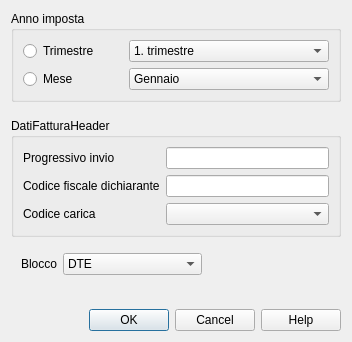
<?xml version="1.0" encoding="UTF-8"?>
<ui version="4.0">
 <class>ItalianInvoiceDataDialog</class>
 <widget class="QDialog" name="ItalianInvoiceDataDialog">
  <property name="geometry">
   <rect>
    <x>0</x>
    <y>0</y>
    <width>352</width>
    <height>342</height>
   </rect>
  </property>
  <property name="windowTitle">
   <string notr="true">Comunicazione Dati fatture</string>
  </property>
  <layout class="QVBoxLayout" name="verticalLayout_3">
   <item>
    <widget class="QGroupBox" name="periodoGroupBox">
     <property name="title">
      <string notr="true">Anno imposta</string>
     </property>
     <layout class="QVBoxLayout" name="verticalLayout">
      <item>
       <layout class="QGridLayout" name="gridLayout_2">
        <item row="0" column="0">
         <widget class="QRadioButton" name="trimestreRadioButton">
          <property name="text">
           <string notr="true">Trimestre</string>
          </property>
         </widget>
        </item>
        <item row="1" column="1">
         <widget class="QComboBox" name="meseComboBox">
          <property name="sizePolicy">
           <sizepolicy hsizetype="Expanding" vsizetype="Fixed">
            <horstretch>0</horstretch>
            <verstretch>0</verstretch>
           </sizepolicy>
          </property>
          <property name="minimumSize">
           <size>
            <width>110</width>
            <height>0</height>
           </size>
          </property>
          <item>
           <property name="text">
            <string notr="true">Gennaio</string>
           </property>
          </item>
          <item>
           <property name="text">
            <string notr="true">Febbraio</string>
           </property>
          </item>
          <item>
           <property name="text">
            <string notr="true">Marzo</string>
           </property>
          </item>
          <item>
           <property name="text">
            <string notr="true">Aprile</string>
           </property>
          </item>
          <item>
           <property name="text">
            <string notr="true">Maggio</string>
           </property>
          </item>
          <item>
           <property name="text">
            <string notr="true">Giugno</string>
           </property>
          </item>
          <item>
           <property name="text">
            <string notr="true">Luglio</string>
           </property>
          </item>
          <item>
           <property name="text">
            <string notr="true">Agosto</string>
           </property>
          </item>
          <item>
           <property name="text">
            <string notr="true">Settembre</string>
           </property>
          </item>
          <item>
           <property name="text">
            <string notr="true">Ottobre</string>
           </property>
          </item>
          <item>
           <property name="text">
            <string notr="true">Novembre</string>
           </property>
          </item>
          <item>
           <property name="text">
            <string notr="true">Dicembre</string>
           </property>
          </item>
         </widget>
        </item>
        <item row="1" column="0">
         <widget class="QRadioButton" name="meseRadioButton">
          <property name="minimumSize">
           <size>
            <width>100</width>
            <height>0</height>
           </size>
          </property>
          <property name="text">
           <string notr="true">Mese</string>
          </property>
         </widget>
        </item>
        <item row="0" column="1">
         <widget class="QComboBox" name="trimestreComboBox">
          <property name="sizePolicy">
           <sizepolicy hsizetype="Expanding" vsizetype="Fixed">
            <horstretch>0</horstretch>
            <verstretch>0</verstretch>
           </sizepolicy>
          </property>
          <property name="minimumSize">
           <size>
            <width>110</width>
            <height>0</height>
           </size>
          </property>
          <item>
           <property name="text">
            <string notr="true">1. trimestre</string>
           </property>
          </item>
          <item>
           <property name="text">
            <string notr="true">2. trimestre</string>
           </property>
          </item>
          <item>
           <property name="text">
            <string notr="true">3. trimestre</string>
           </property>
          </item>
          <item>
           <property name="text">
            <string notr="true">4. trimestre</string>
           </property>
          </item>
         </widget>
        </item>
       </layout>
      </item>
     </layout>
    </widget>
   </item>
   <item>
    <spacer name="verticalSpacer_4">
     <property name="orientation">
      <enum>Qt::Vertical</enum>
     </property>
     <property name="sizeType">
      <enum>QSizePolicy::Fixed</enum>
     </property>
     <property name="sizeHint" stdset="0">
      <size>
       <width>20</width>
       <height>10</height>
      </size>
     </property>
    </spacer>
   </item>
   <item>
    <widget class="QGroupBox" name="datiFatturaHeaderGroupBox">
     <property name="title">
      <string>DatiFatturaHeader</string>
     </property>
     <layout class="QVBoxLayout" name="verticalLayout_2">
      <item>
       <layout class="QGridLayout" name="gridLayout">
        <item row="0" column="0">
         <widget class="QLabel" name="progressivoInvioLabel">
          <property name="text">
           <string notr="true">Progressivo invio</string>
          </property>
          <property name="buddy">
           <cstring>progressivoInvioLineEdit</cstring>
          </property>
         </widget>
        </item>
        <item row="0" column="1">
         <widget class="QLineEdit" name="progressivoInvioLineEdit">
          <property name="sizePolicy">
           <sizepolicy hsizetype="Expanding" vsizetype="Preferred">
            <horstretch>0</horstretch>
            <verstretch>0</verstretch>
           </sizepolicy>
          </property>
          <property name="mouseTracking">
           <bool>false</bool>
          </property>
          <property name="focusPolicy">
           <enum>Qt::StrongFocus</enum>
          </property>
          <property name="acceptDrops">
           <bool>false</bool>
          </property>
          <property name="toolTip">
           <string notr="true"/>
          </property>
          <property name="inputMethodHints">
           <set>Qt::ImhNone</set>
          </property>
          <property name="inputMask">
           <string notr="true"/>
          </property>
          <property name="text">
           <string notr="true"/>
          </property>
          <property name="frame">
           <bool>true</bool>
          </property>
          <property name="echoMode">
           <enum>QLineEdit::Normal</enum>
          </property>
          <property name="cursorPosition">
           <number>0</number>
          </property>
          <property name="placeholderText">
           <string notr="true"/>
          </property>
          <property name="cursorMoveStyle">
           <enum>Qt::LogicalMoveStyle</enum>
          </property>
         </widget>
        </item>
        <item row="1" column="0">
         <widget class="QLabel" name="cfDichiaranteLabel">
          <property name="text">
           <string notr="true">Codice fiscale dichiarante</string>
          </property>
          <property name="buddy">
           <cstring>cfDichiaranteLineEdit</cstring>
          </property>
         </widget>
        </item>
        <item row="1" column="1">
         <widget class="QLineEdit" name="cfDichiaranteLineEdit">
          <property name="sizePolicy">
           <sizepolicy hsizetype="Expanding" vsizetype="Preferred">
            <horstretch>0</horstretch>
            <verstretch>0</verstretch>
           </sizepolicy>
          </property>
          <property name="mouseTracking">
           <bool>false</bool>
          </property>
          <property name="focusPolicy">
           <enum>Qt::StrongFocus</enum>
          </property>
          <property name="acceptDrops">
           <bool>false</bool>
          </property>
          <property name="toolTip">
           <string notr="true"/>
          </property>
          <property name="inputMethodHints">
           <set>Qt::ImhNone</set>
          </property>
          <property name="inputMask">
           <string notr="true"/>
          </property>
          <property name="text">
           <string notr="true"/>
          </property>
          <property name="frame">
           <bool>true</bool>
          </property>
          <property name="echoMode">
           <enum>QLineEdit::Normal</enum>
          </property>
          <property name="cursorPosition">
           <number>0</number>
          </property>
          <property name="placeholderText">
           <string notr="true"/>
          </property>
          <property name="cursorMoveStyle">
           <enum>Qt::LogicalMoveStyle</enum>
          </property>
         </widget>
        </item>
        <item row="2" column="0">
         <widget class="QLabel" name="codiceCaricaLabel">
          <property name="text">
           <string notr="true">Codice carica</string>
          </property>
          <property name="buddy">
           <cstring>codiceCaricaComboBox</cstring>
          </property>
         </widget>
        </item>
        <item row="2" column="1">
         <widget class="QComboBox" name="codiceCaricaComboBox">
          <property name="sizePolicy">
           <sizepolicy hsizetype="Expanding" vsizetype="Fixed">
            <horstretch>0</horstretch>
            <verstretch>0</verstretch>
           </sizepolicy>
          </property>
          <property name="minimumSize">
           <size>
            <width>110</width>
            <height>0</height>
           </size>
          </property>
          <item>
           <property name="text">
            <string notr="true"/>
           </property>
          </item>
          <item>
           <property name="text">
            <string notr="true">1 - Rappresentante legale</string>
           </property>
          </item>
          <item>
           <property name="text">
            <string notr="true">2 - Rappresentante di minore</string>
           </property>
          </item>
          <item>
           <property name="text">
            <string notr="true">3 - Curatore fallimentare</string>
           </property>
          </item>
          <item>
           <property name="text">
            <string notr="true">4 - Commissario liquidatore</string>
           </property>
          </item>
          <item>
           <property name="text">
            <string notr="true">5 - Commissario giudiziale</string>
           </property>
          </item>
          <item>
           <property name="text">
            <string notr="true">6 - Rappresentante fiscale di soggetto non residente</string>
           </property>
          </item>
          <item>
           <property name="text">
            <string notr="true">7 - Erede</string>
           </property>
          </item>
          <item>
           <property name="text">
            <string notr="true">8 - Liquidatore</string>
           </property>
          </item>
          <item>
           <property name="text">
            <string notr="true">9 - Soggetto per conto di un soggetto estinto</string>
           </property>
          </item>
          <item>
           <property name="text">
            <string notr="true">10 - Rappresentante fiscale di soggetto non residente</string>
           </property>
          </item>
          <item>
           <property name="text">
            <string notr="true">11 - Soggetto esercente l’attività tutoria del minore</string>
           </property>
          </item>
          <item>
           <property name="text">
            <string>12 - Liquidatore (periodo ante messa in liquidazione)</string>
           </property>
          </item>
          <item>
           <property name="text">
            <string>13 - Amministratore di condominio</string>
           </property>
          </item>
          <item>
           <property name="text">
            <string>14 - Soggetto per conto di una pubblica amministrazione</string>
           </property>
          </item>
          <item>
           <property name="text">
            <string>15 - Commissario liquidatore</string>
           </property>
          </item>
         </widget>
        </item>
       </layout>
      </item>
     </layout>
    </widget>
   </item>
   <item>
    <spacer name="verticalSpacer_5">
     <property name="orientation">
      <enum>Qt::Vertical</enum>
     </property>
     <property name="sizeType">
      <enum>QSizePolicy::Fixed</enum>
     </property>
     <property name="sizeHint" stdset="0">
      <size>
       <width>20</width>
       <height>10</height>
      </size>
     </property>
    </spacer>
   </item>
   <item>
    <layout class="QHBoxLayout" name="horizontalLayout">
     <item>
      <spacer name="horizontalSpacer_2">
       <property name="orientation">
        <enum>Qt::Horizontal</enum>
       </property>
       <property name="sizeType">
        <enum>QSizePolicy::Fixed</enum>
       </property>
       <property name="sizeHint" stdset="0">
        <size>
         <width>10</width>
         <height>20</height>
        </size>
       </property>
      </spacer>
     </item>
     <item>
      <widget class="QLabel" name="bloccoLabel">
       <property name="text">
        <string notr="true">Blocco</string>
       </property>
      </widget>
     </item>
     <item>
      <widget class="QComboBox" name="bloccoComboBox">
       <property name="sizePolicy">
        <sizepolicy hsizetype="Expanding" vsizetype="Fixed">
         <horstretch>0</horstretch>
         <verstretch>0</verstretch>
        </sizepolicy>
       </property>
       <property name="minimumSize">
        <size>
         <width>110</width>
         <height>0</height>
        </size>
       </property>
       <item>
        <property name="text">
         <string>DTE</string>
        </property>
       </item>
       <item>
        <property name="text">
         <string>DTR</string>
        </property>
       </item>
      </widget>
     </item>
     <item>
      <spacer name="horizontalSpacer">
       <property name="orientation">
        <enum>Qt::Horizontal</enum>
       </property>
       <property name="sizeHint" stdset="0">
        <size>
         <width>40</width>
         <height>20</height>
        </size>
       </property>
      </spacer>
     </item>
    </layout>
   </item>
   <item>
    <spacer name="verticalSpacer">
     <property name="orientation">
      <enum>Qt::Vertical</enum>
     </property>
     <property name="sizeHint" stdset="0">
      <size>
       <width>20</width>
       <height>58</height>
      </size>
     </property>
    </spacer>
   </item>
   <item>
    <widget class="QDialogButtonBox" name="buttonBox">
     <property name="standardButtons">
      <set>QDialogButtonBox::Cancel|QDialogButtonBox::Help|QDialogButtonBox::Ok</set>
     </property>
    </widget>
   </item>
  </layout>
 </widget>
 <tabstops>
  <tabstop>trimestreRadioButton</tabstop>
  <tabstop>trimestreComboBox</tabstop>
  <tabstop>meseRadioButton</tabstop>
  <tabstop>meseComboBox</tabstop>
  <tabstop>progressivoInvioLineEdit</tabstop>
  <tabstop>cfDichiaranteLineEdit</tabstop>
  <tabstop>codiceCaricaComboBox</tabstop>
 </tabstops>
 <resources/>
 <connections>
  <connection>
   <sender>buttonBox</sender>
   <signal>rejected()</signal>
   <receiver>ItalianInvoiceDataDialog</receiver>
   <slot>reject()</slot>
   <hints>
    <hint type="sourcelabel">
     <x>263</x>
     <y>332</y>
    </hint>
    <hint type="destinationlabel">
     <x>204</x>
     <y>308</y>
    </hint>
   </hints>
  </connection>
 </connections>
 <slots>
  <slot>checkdata()</slot>
 </slots>
</ui>
